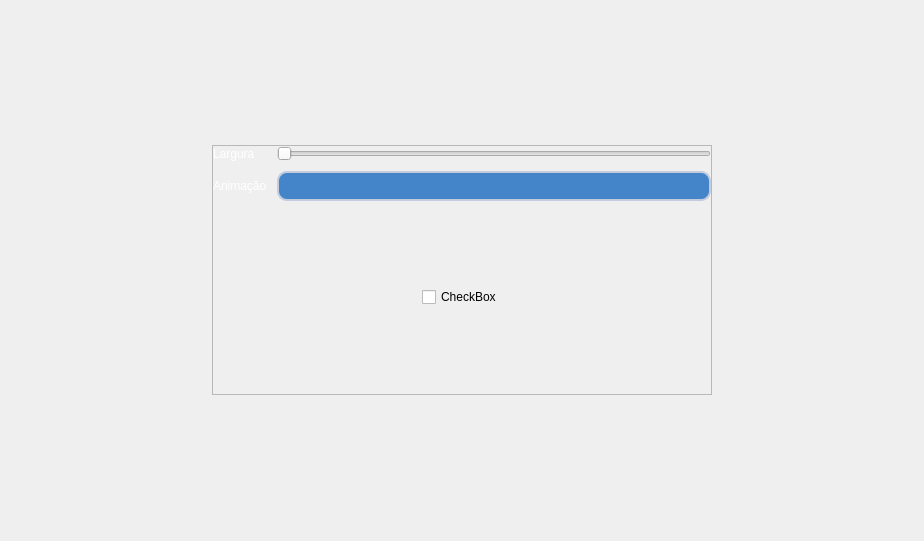
<?xml version="1.0" encoding="UTF-8"?>
<ui version="4.0">
 <class>application_pages</class>
 <widget class="QStackedWidget" name="application_pages">
  <property name="geometry">
   <rect>
    <x>0</x>
    <y>0</y>
    <width>924</width>
    <height>541</height>
   </rect>
  </property>
  <property name="windowTitle">
   <string>StackedWidget</string>
  </property>
  <property name="currentIndex">
   <number>1</number>
  </property>
  <widget class="QWidget" name="page_1">
   <property name="maximumSize">
    <size>
     <width>16777215</width>
     <height>16777215</height>
    </size>
   </property>
   <layout class="QVBoxLayout" name="verticalLayout">
    <item alignment="Qt::AlignHCenter|Qt::AlignVCenter">
     <widget class="QFrame" name="frame_Principal">
      <property name="minimumSize">
       <size>
        <width>500</width>
        <height>280</height>
       </size>
      </property>
      <property name="maximumSize">
       <size>
        <width>500</width>
        <height>280</height>
       </size>
      </property>
      <property name="frameShape">
       <enum>QFrame::StyledPanel</enum>
      </property>
      <property name="frameShadow">
       <enum>QFrame::Raised</enum>
      </property>
      <layout class="QVBoxLayout" name="verticalLayout_4">
       <property name="spacing">
        <number>4</number>
       </property>
       <property name="leftMargin">
        <number>0</number>
       </property>
       <property name="topMargin">
        <number>0</number>
       </property>
       <property name="rightMargin">
        <number>0</number>
       </property>
       <property name="bottomMargin">
        <number>0</number>
       </property>
       <item>
        <layout class="QGridLayout" name="gridLayout" rowstretch="0,0,0,0,0,0,0">
         <item row="2" column="1">
          <widget class="QPushButton" name="btnCarregarPDF">
           <property name="minimumSize">
            <size>
             <width>120</width>
             <height>50</height>
            </size>
           </property>
           <property name="maximumSize">
            <size>
             <width>16777215</width>
             <height>50</height>
            </size>
           </property>
           <property name="font">
            <font>
             <bold>true</bold>
            </font>
           </property>
           <property name="styleSheet">
            <string notr="true">QPushButton{
	background-color: rgb(67, 133, 200);
	border: 2px solid #c3ccdf;
	color: rgb(255, 255, 255);
	border-radius: 10px;
}
QPushButton:hover{
	background-color: rgb(85, 170, 255);
}
QPushButton:pressed{
	background-color: rgb(255, 0, 127)	
}</string>
           </property>
           <property name="text">
            <string>Carregar</string>
           </property>
          </widget>
         </item>
         <item row="3" column="0">
          <widget class="QLabel" name="label">
           <property name="minimumSize">
            <size>
             <width>0</width>
             <height>25</height>
            </size>
           </property>
           <property name="maximumSize">
            <size>
             <width>16777215</width>
             <height>25</height>
            </size>
           </property>
           <property name="styleSheet">
            <string notr="true">font: 700 14pt &quot;Segoe UI&quot;;
color: rgb(255, 255, 255);</string>
           </property>
           <property name="text">
            <string>Caminho Salvar</string>
           </property>
          </widget>
         </item>
         <item row="6" column="0" colspan="2">
          <widget class="QPushButton" name="btnSalvarPDF">
           <property name="minimumSize">
            <size>
             <width>0</width>
             <height>50</height>
            </size>
           </property>
           <property name="maximumSize">
            <size>
             <width>16777215</width>
             <height>50</height>
            </size>
           </property>
           <property name="font">
            <font>
             <bold>true</bold>
            </font>
           </property>
           <property name="styleSheet">
            <string notr="true">QPushButton{
	background-color: rgb(67, 133, 200);
	border: 2px solid #c3ccdf;
	color: rgb(255, 255, 255);
	border-radius: 10px;
}
QPushButton:hover{
	background-color: rgb(85, 170, 255);
}
QPushButton:pressed{
	background-color: rgb(255, 0, 127)	
}</string>
           </property>
           <property name="text">
            <string>Converter PDF para PNG</string>
           </property>
          </widget>
         </item>
         <item row="2" column="0">
          <widget class="QLineEdit" name="edtCaminhoPDF">
           <property name="minimumSize">
            <size>
             <width>0</width>
             <height>50</height>
            </size>
           </property>
           <property name="maximumSize">
            <size>
             <width>16777215</width>
             <height>50</height>
            </size>
           </property>
           <property name="font">
            <font>
             <pointsize>9</pointsize>
             <bold>true</bold>
            </font>
           </property>
           <property name="styleSheet">
            <string notr="true">QLineEdit{
	background-color: rgb(68, 71, 90);
	padding: 8px;
	border: 2px solid #c3ccdf;
	color: rgb(255, 255, 255);
	border-radius: 10px;
}</string>
           </property>
           <property name="placeholderText">
            <string/>
           </property>
          </widget>
         </item>
         <item row="4" column="1">
          <widget class="QPushButton" name="btnCarregarCaminhoSalvarPDF">
           <property name="minimumSize">
            <size>
             <width>0</width>
             <height>50</height>
            </size>
           </property>
           <property name="maximumSize">
            <size>
             <width>16777215</width>
             <height>50</height>
            </size>
           </property>
           <property name="font">
            <font>
             <bold>true</bold>
            </font>
           </property>
           <property name="styleSheet">
            <string notr="true">QPushButton{
	background-color: rgb(67, 133, 200);
	border: 2px solid #c3ccdf;
	color: rgb(255, 255, 255);
	border-radius: 10px;
}
QPushButton:hover{
	background-color: rgb(85, 170, 255);
}
QPushButton:pressed{
	background-color: rgb(255, 0, 127)	
}</string>
           </property>
           <property name="text">
            <string>Carregar</string>
           </property>
          </widget>
         </item>
         <item row="4" column="0">
          <widget class="QLineEdit" name="edtCaminhoSalvarPDF">
           <property name="minimumSize">
            <size>
             <width>0</width>
             <height>50</height>
            </size>
           </property>
           <property name="maximumSize">
            <size>
             <width>16777215</width>
             <height>50</height>
            </size>
           </property>
           <property name="font">
            <font>
             <bold>true</bold>
            </font>
           </property>
           <property name="styleSheet">
            <string notr="true">QLineEdit{
	background-color: rgb(68, 71, 90);
	padding: 8px;
	border: 2px solid #c3ccdf;
	color: rgb(255, 255, 255);
	border-radius: 10px;
}</string>
           </property>
          </widget>
         </item>
         <item row="1" column="0">
          <widget class="QLabel" name="label_ola">
           <property name="minimumSize">
            <size>
             <width>0</width>
             <height>25</height>
            </size>
           </property>
           <property name="maximumSize">
            <size>
             <width>16777215</width>
             <height>25</height>
            </size>
           </property>
           <property name="styleSheet">
            <string notr="true">font: 700 14pt &quot;Segoe UI&quot;;
color: rgb(255, 255, 255);</string>
           </property>
           <property name="text">
            <string>Caminho Arquivo PDF</string>
           </property>
          </widget>
         </item>
         <item row="5" column="0">
          <widget class="QCheckBox" name="checkBox">
           <property name="text">
            <string>Abrir pasta após conversão?</string>
           </property>
          </widget>
         </item>
        </layout>
       </item>
       <item alignment="Qt::AlignHCenter">
        <widget class="QLabel" name="lbl_msg_conversao">
         <property name="styleSheet">
          <string notr="true">QLabel{
	padding: 2px;
	color: #F7122D
}</string>
         </property>
         <property name="text">
          <string>lbl_msg_conversao</string>
         </property>
        </widget>
       </item>
      </layout>
     </widget>
    </item>
   </layout>
  </widget>
  <widget class="QWidget" name="page_2">
   <layout class="QVBoxLayout" name="verticalLayout_2">
    <item alignment="Qt::AlignHCenter|Qt::AlignVCenter">
     <widget class="QFrame" name="frame_toggle_button">
      <property name="minimumSize">
       <size>
        <width>500</width>
        <height>250</height>
       </size>
      </property>
      <property name="frameShape">
       <enum>QFrame::StyledPanel</enum>
      </property>
      <property name="frameShadow">
       <enum>QFrame::Raised</enum>
      </property>
      <layout class="QVBoxLayout" name="verticalLayout_7">
       <property name="spacing">
        <number>0</number>
       </property>
       <property name="leftMargin">
        <number>0</number>
       </property>
       <property name="topMargin">
        <number>0</number>
       </property>
       <property name="rightMargin">
        <number>0</number>
       </property>
       <property name="bottomMargin">
        <number>0</number>
       </property>
       <item>
        <layout class="QVBoxLayout" name="verticalLayout_page_2">
         <item>
          <layout class="QGridLayout" name="gridLayout_2">
           <property name="spacing">
            <number>10</number>
           </property>
           <item row="0" column="2">
            <widget class="QSlider" name="horizontalSlider">
             <property name="minimum">
              <number>60</number>
             </property>
             <property name="maximum">
              <number>300</number>
             </property>
             <property name="orientation">
              <enum>Qt::Horizontal</enum>
             </property>
            </widget>
           </item>
           <item row="1" column="0" alignment="Qt::AlignLeft">
            <widget class="QLabel" name="label_2">
             <property name="styleSheet">
              <string notr="true">font: 700 14pt &quot;Segoe UI&quot;;
color: rgb(255, 255, 255);</string>
             </property>
             <property name="text">
              <string>Animação</string>
             </property>
            </widget>
           </item>
           <item row="0" column="0" alignment="Qt::AlignLeft">
            <widget class="QLabel" name="label_4">
             <property name="styleSheet">
              <string notr="true">font: 700 14pt &quot;Segoe UI&quot;;
color: rgb(255, 255, 255);</string>
             </property>
             <property name="text">
              <string>Largura</string>
             </property>
            </widget>
           </item>
           <item row="1" column="2">
            <widget class="QComboBox" name="comboBox">
             <property name="minimumSize">
              <size>
               <width>0</width>
               <height>30</height>
              </size>
             </property>
             <property name="styleSheet">
              <string notr="true">QComboBox{
	background-color: rgb(67, 133, 200);
	border: 2px solid #c3ccdf;
	color: rgb(255, 255, 255);
	border-radius: 10px;
}

#comboBox::drop-down{
	border: 0px;
}

#comboBox::down-arrow{
   image: url(:/chevron-down.svg);
   width: 12px;
   height: 12px;
   margin-right: 15px;
}

#comboBox:on{
   border: 4px solid #c2dbf;
}

#comboBox QListView{
   font-size: 12px;
   border: 1px solid rgba(0,0,0, 10%);
   padding: 5px;
   background-color: #fff;
   outline: 0px;
}

#comboBox QListView::item{
   padding-left: 10px;
   background-color: #fff;
   color: #000000
}

#comboBox QListView::item:hover{
   background-color: #1e90ff;
}




</string>
             </property>
            </widget>
           </item>
          </layout>
         </item>
         <item alignment="Qt::AlignHCenter|Qt::AlignVCenter">
          <widget class="QCheckBox" name="chk_exemplo">
           <property name="minimumSize">
            <size>
             <width>0</width>
             <height>100</height>
            </size>
           </property>
           <property name="text">
            <string>CheckBox</string>
           </property>
          </widget>
         </item>
        </layout>
       </item>
      </layout>
     </widget>
    </item>
   </layout>
  </widget>
  <widget class="QWidget" name="page_circular_progress_bar">
   <layout class="QVBoxLayout" name="verticalLayout_8">
    <item alignment="Qt::AlignHCenter|Qt::AlignVCenter">
     <widget class="QFrame" name="frame_circular_progress_bar">
      <property name="minimumSize">
       <size>
        <width>700</width>
        <height>300</height>
       </size>
      </property>
      <property name="maximumSize">
       <size>
        <width>700</width>
        <height>300</height>
       </size>
      </property>
      <property name="frameShape">
       <enum>QFrame::StyledPanel</enum>
      </property>
      <property name="frameShadow">
       <enum>QFrame::Raised</enum>
      </property>
      <layout class="QHBoxLayout" name="horizontalLayout_2">
       <item>
        <layout class="QGridLayout" name="grid_layout_layout_circular_progress_bar"/>
       </item>
      </layout>
     </widget>
    </item>
   </layout>
  </widget>
  <widget class="QWidget" name="page_3">
   <layout class="QVBoxLayout" name="verticalLayout_3">
    <item alignment="Qt::AlignHCenter|Qt::AlignVCenter">
     <widget class="QFrame" name="frame">
      <property name="minimumSize">
       <size>
        <width>500</width>
        <height>150</height>
       </size>
      </property>
      <property name="maximumSize">
       <size>
        <width>500</width>
        <height>150</height>
       </size>
      </property>
      <property name="frameShape">
       <enum>QFrame::StyledPanel</enum>
      </property>
      <property name="frameShadow">
       <enum>QFrame::Raised</enum>
      </property>
      <layout class="QVBoxLayout" name="verticalLayout_6">
       <item>
        <layout class="QVBoxLayout" name="verticalLayout_5">
         <item>
          <widget class="QLabel" name="label_3">
           <property name="minimumSize">
            <size>
             <width>0</width>
             <height>30</height>
            </size>
           </property>
           <property name="maximumSize">
            <size>
             <width>16777215</width>
             <height>20</height>
            </size>
           </property>
           <property name="font">
            <font>
             <family>Segoe UI</family>
             <pointsize>14</pointsize>
             <italic>false</italic>
             <bold>true</bold>
            </font>
           </property>
           <property name="styleSheet">
            <string notr="true">font: 700 14pt &quot;Segoe UI&quot;;
color: rgb(255, 255, 255);</string>
           </property>
           <property name="text">
            <string>Tema</string>
           </property>
          </widget>
         </item>
         <item>
          <widget class="QComboBox" name="comboBoxTema">
           <property name="minimumSize">
            <size>
             <width>350</width>
             <height>40</height>
            </size>
           </property>
           <property name="maximumSize">
            <size>
             <width>350</width>
             <height>40</height>
            </size>
           </property>
           <property name="font">
            <font>
             <bold>true</bold>
            </font>
           </property>
           <property name="styleSheet">
            <string notr="true">QComboBox{
	background-color: rgb(67, 133, 200);
	border: 2px solid #c3ccdf;
	color: rgb(255, 255, 255);
	border-radius: 10px;
}

#comboBoxTema::drop-down{
	border: 0px;
}

#comboBoxTema::down-arrow{
   image: url(:/chevron-down.svg);
   width: 12px;
   height: 12px;
   margin-right: 15px;
}

#comboBoxTema:on{
   border: 4px solid #c2dbf;
}

#comboBoxTema QListView{
   font-size: 12px;
   border: 1px solid rgba(0,0,0, 10%);
   padding: 5px;
   background-color: #fff;
   outline: 0px;
}

#comboBoxTema QListView::item{
   padding-left: 10px;
   background-color: #fff;
   color: #000000
}

#comboBoxTema QListView::item:hover{
   background-color: #1e90ff;
}







</string>
           </property>
           <property name="currentText">
            <string/>
           </property>
           <property name="insertPolicy">
            <enum>QComboBox::InsertAtBottom</enum>
           </property>
           <property name="placeholderText">
            <string>teste</string>
           </property>
          </widget>
         </item>
         <item>
          <widget class="QPushButton" name="pshAplicarConfiguracoes">
           <property name="minimumSize">
            <size>
             <width>100</width>
             <height>40</height>
            </size>
           </property>
           <property name="maximumSize">
            <size>
             <width>100</width>
             <height>40</height>
            </size>
           </property>
           <property name="font">
            <font>
             <bold>true</bold>
            </font>
           </property>
           <property name="styleSheet">
            <string notr="true">QPushButton{
	background-color: rgb(67, 133, 200);
	border: 2px solid #c3ccdf;
	color: rgb(255, 255, 255);
	border-radius: 10px;
}
QPushButton:hover{
	background-color: rgb(85, 170, 255);
}
QPushButton:pressed{
	background-color: rgb(255, 0, 127)	
}</string>
           </property>
           <property name="text">
            <string>Aplicar</string>
           </property>
          </widget>
         </item>
        </layout>
       </item>
      </layout>
     </widget>
    </item>
   </layout>
  </widget>
 </widget>
 <resources>
  <include location="../../../r1/r1.qrc"/>
 </resources>
 <connections/>
</ui>
